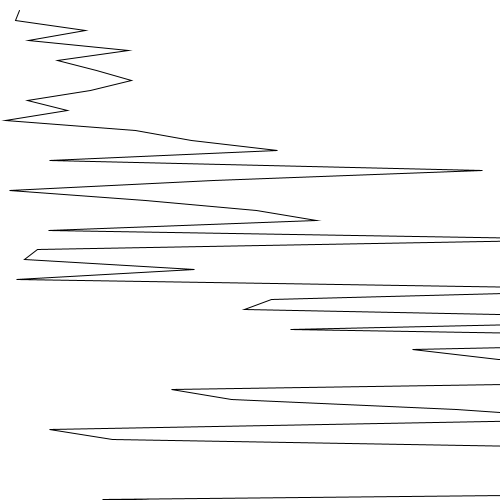
Frame 1 (no input)
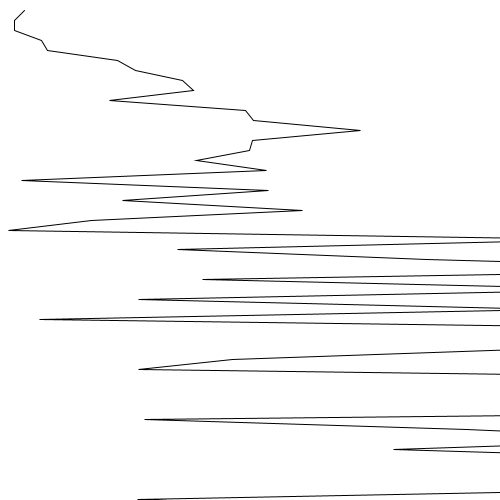
Frame 60 (the mouse pressed at the canvas centre just before this capture)
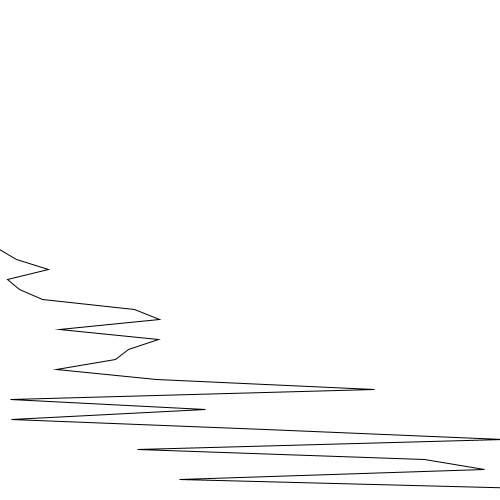
Frame 120 (the mouse held since frame 60 and released just before this capture)

The Processing sketch that drew these frames (run headless with seeded random() and noise(); from frame 60 on, the mouse is pressed at the canvas centre):

// Processing sketch: RandomLimitShiftShape
// ── RandomLimitShiftShape.pde
void setup()
{
  size(500, 500);
  noFill();
}
float limitT = 5;
void draw()
{
  background(255);
  float t = 0;
  float x = 0;
  float shift = -mouseY * 0.01;
  beginShape();
  while (t < limitT)
  {
    t = t + 0.1;
    x = random(t+shift) * 300;
    float y = t*height/limitT; //rozciagniecie wizualizacji czasu na cala wysokosc ekranu
    vertex(x,y);
  }
  endShape();
}
